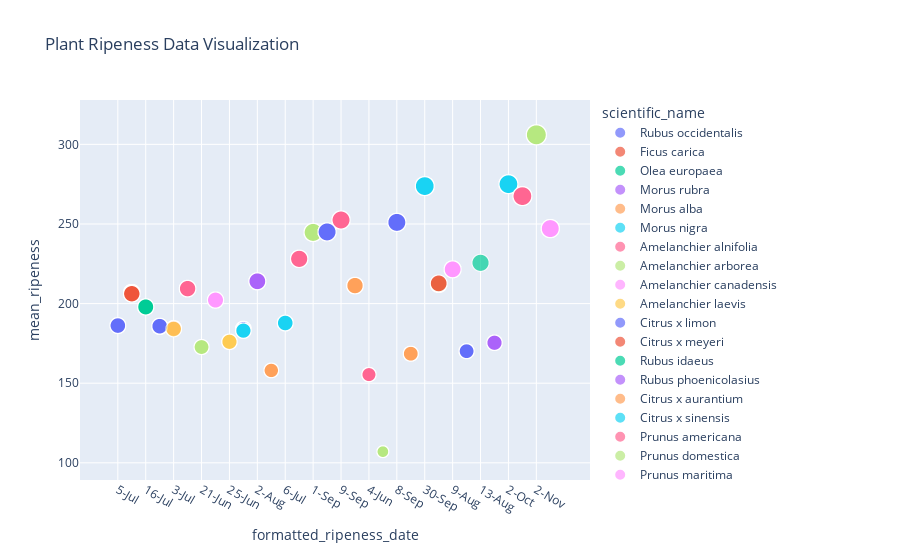

Notebook cell for this chart:
### Code cell
## INTERACTIVE SCATTER PLOT: visualize average ripeness for each species

# Read the CSV file
data = pd.read_csv('/Users/claudiado/Documents/falling fruit/harvesting_curve/ff_harvesting_curve.csv')

# Create an interactive scatter plot
fig = px.scatter(data, x='formatted_ripeness_date', y='mean_ripeness',
                 color='scientific_name', size='mean_ripeness',
                 hover_data=['location_id'], title='Plant Ripeness Data Visualization')

# Add interactivity, like zooming and panning
fig.update_layout(
    xaxis_title='formatted_ripeness_date',
    yaxis_title='mean_ripeness',
    hovermode='closest',  # Show nearest data point on hover
    showlegend=True,
)

# Show the plot
fig.show()
